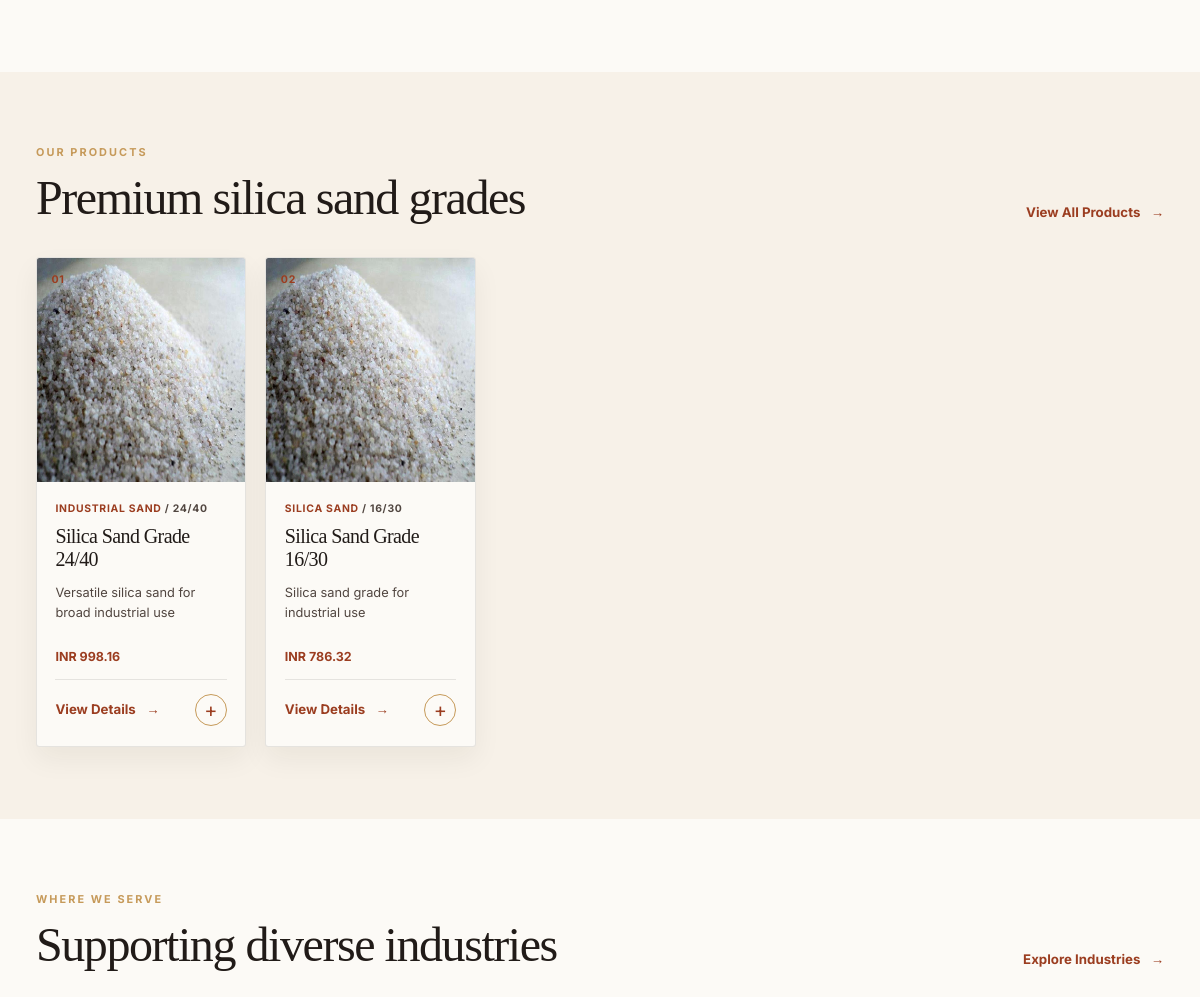
The app's page / (middle part), older data.
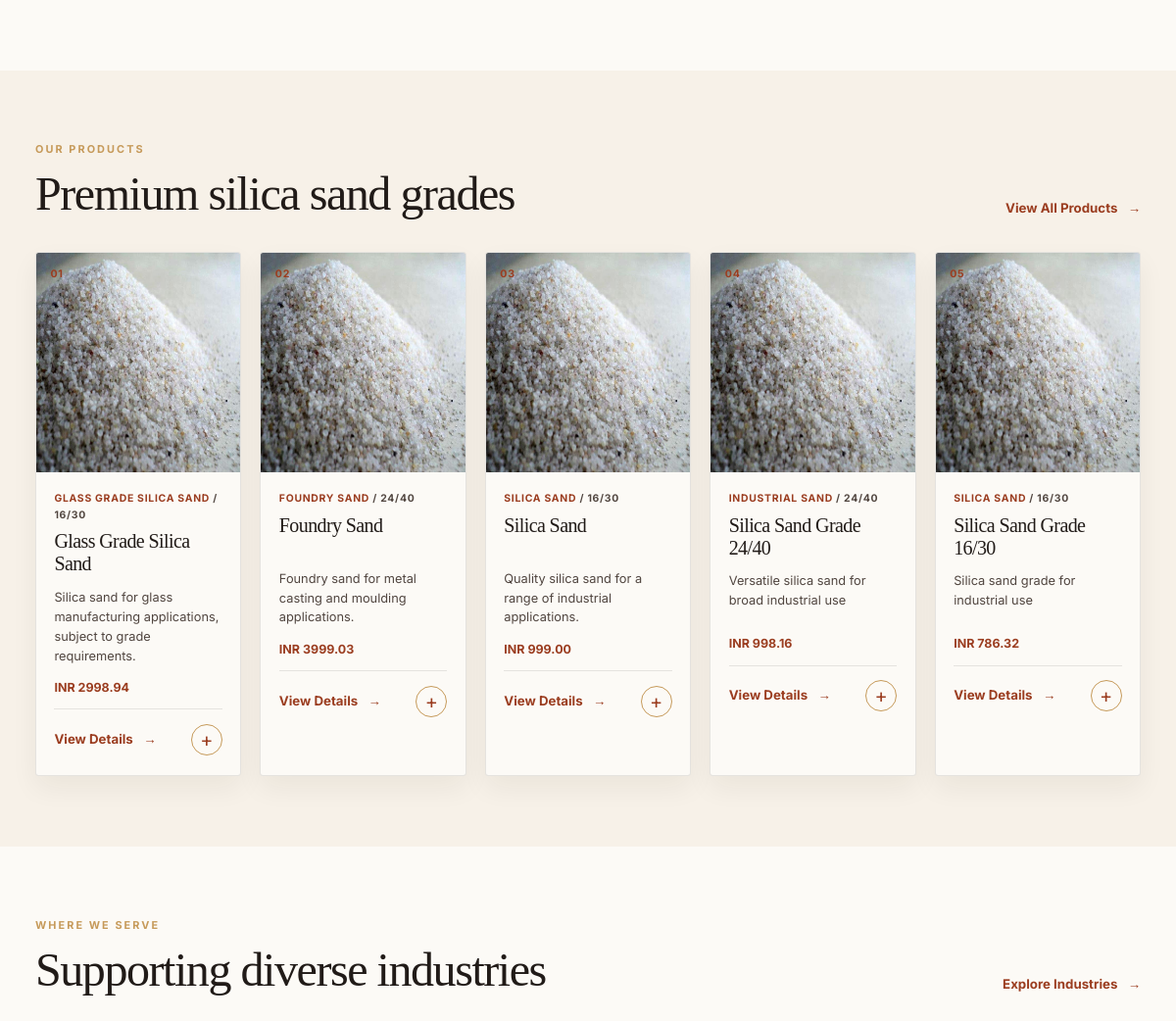
The same page, newer data.
### products/models.py (models this page shows, shortened)
class Product(models.Model):
    category = models.ForeignKey(Category, on_delete=models.CASCADE, related_name='products')
    name = models.CharField(max_length=200)
    slug = models.SlugField(unique=True)
    short_description = models.CharField(max_length=300, blank=True)
    description = models.TextField(blank=True)
    grade = models.CharField(max_length=50, blank=True)
    price = models.DecimalField(
        max_digits=12,
        decimal_places=2,
        null=True,
        blank=True,
        help_text='Enter the product price in INR. Leave blank if pricing is available only on request.',
    )
    specifications = models.TextField(blank=True)
    applications = models.TextField(blank=True)
    industries = models.TextField(blank=True)
    is_active = models.BooleanField(default=True)
    is_featured = models.BooleanField(default=False)
    created_at = models.DateTimeField(auto_now_add=True)
    updated_at = models.DateTimeField(auto_now=True)
    @property
    def primary_image(self):
        if hasattr(self, '_primary_image'):
            return self._primary_image
        return self.images.filter(is_primary=True).first() or self.images.first()
    class Meta:
        ordering = ['-created_at']

class Category(models.Model):
    name = models.CharField(max_length=100)
    slug = models.SlugField(unique=True)
    description = models.TextField(blank=True)
    is_active = models.BooleanField(default=True)
    created_at = models.DateTimeField(auto_now_add=True)
    class Meta:
        verbose_name = 'Category'
        verbose_name_plural = 'Categories'

### core/views.py (the view)
# urls.py: 2. Add a URL to urlpatterns:  path('', views.home, name='home')
def home(request):
    products = list(Product.objects.filter(is_active=True).select_related('category')[:5])
    focus_gallery_image = GalleryImage.objects.filter(
        is_active=True,
        category__iexact='Work in Focus',
    ).first()
    return render(request, 'core/home.html', {
        'home_products': products,
        'focus_gallery_image': focus_gallery_image,
    })

### cart/context_processors.py (called while the page is built, shortened)
def cart_count(request):
    cart = request.session.get('cart', {})
    total_items = 0
    product_ids = {
        int(product_id)
        for product_id in cart
        if str(product_id).isdigit()
    }
    active_product_ids = set(
        Product.objects.filter(id__in=product_ids, is_active=True).values_list('id', flat=True)
    )
    return {'cart_count': total_items}

### products/context_processors.py (called while the page is built)
def wishlist_count(request):
    if not request.user.is_authenticated:
        return {'wishlist_count': 0}
    return {'wishlist_count': Wishlist.objects.filter(user=request.user).count()}

### templates/core/home.html (shortened to what this page needs)
{% extends 'base.html' %}
{% load static %}
{% block content %}
<section class="vs-about section-space">
</section>
<section class="vs-products section-space">
    <div class="container">
        <div class="vs-section-head"><div><p class="vs-kicker">Our products</p><h2>Premium silica sand grades</h2></div><a href="{% url 'product_list' %}" class="vs-arrow-link">View All Products <span aria-hidden="true">&#8594;</span></a></div>
        <div class="vs-product-grid">
            {% for product in home_products %}
                <article class="vs-product-card">
                    <a href="{% url 'product_detail' product.slug %}" class="vs-product-image">
                        {% with image=product.primary_image|default:product.images.first %}{% if image and image.image and image.image.url %}<img src="{{ image.image.url }}" alt="{{ image.alt_text|default:product.name }}" loading="lazy" onerror="this.src='{% static 'images/silica-sand.jpeg' %}';">{% else %}<img src="{% static 'images/silica-sand.jpeg' %}" alt="Silica sand material">{% endif %}{% endwith %}
                        <span class="vs-product-index">0{{ forloop.counter }}</span>
                    </a>
                    <div class="vs-product-body">
                        <p class="vs-product-meta">{{ product.category.name }}{% if product.grade %} <span>/ {{ product.grade }}</span>{% endif %}</p>
                        <h3><a href="{% url 'product_detail' product.slug %}">{{ product.name }}</a></h3>
                        <p class="vs-product-description">{{ product.short_description|default:product.description|striptags|truncatechars:110 }}</p>
                        {% if product.price is not None %}<p class="vs-product-price">INR {{ product.price|floatformat:2 }}</p>{% endif %}
                        <div class="vs-product-actions"><a href="{% url 'product_detail' product.slug %}" class="vs-arrow-link">View Details <span aria-hidden="true">&#8594;</span></a><form method="post" action="{% url 'add_to_cart' product.id %}"><input type="hidden" name="quantity" value="1">{% csrf_token %}<button type="submit" aria-label="Add {{ product.name }} to cart" title="Add to cart">&#43;</button></form></div>
                    </div>
                </article>
            {% empty %}<p class="vs-empty">Product grades will be available here as they are added.</p>{% endfor %}
        </div>
    </div>
</section>
<section class="vs-industries section-space">
    <div class="container">
        <div class="vs-section-head"><div><p class="vs-kicker">Where we serve</p><h2>Supporting diverse industries</h2></div><a href="{% url 'industries' %}" class="vs-arrow-link">Explore Industries <span aria-hidden="true">&#8594;</span></a></div>
    </div>
</section>
{% endblock %}

Row changes from the older to the newer data that the page shows:
added Product: category.name "GLASS GRADE SILICA SAND", grade "16/30", name "Glass Grade Silica Sand", short_description "Silica sand for glass manufacturing applications, subject to grade requirements.", price "2998.94"
added Product: category.name "FOUNDRY SAND", grade "24/40", name "Foundry Sand", short_description "Foundry sand for metal casting and moulding applications.", price "3999.03"
added Product: category.name "SILICA SAND", grade "16/30", name "Silica Sand", short_description "Quality silica sand for a range of industrial applications.", price "999.00"
